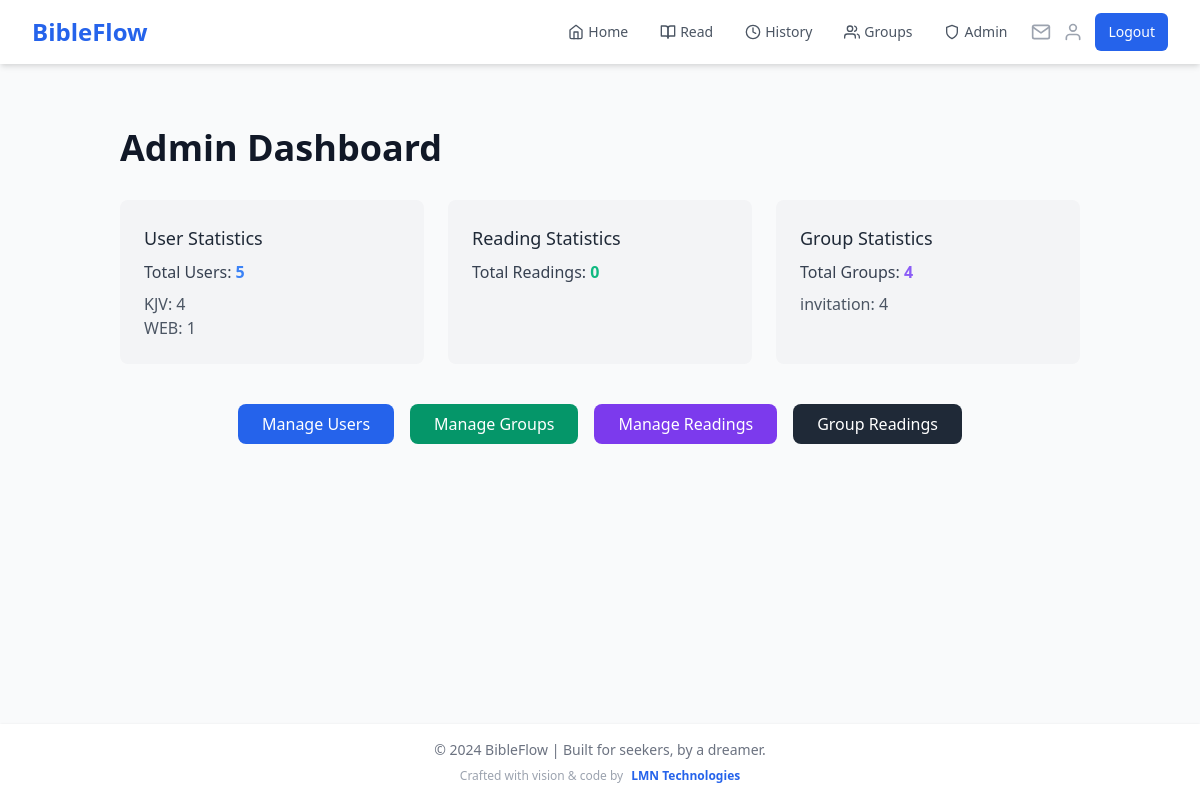
The page /admin (signed in) on the database its author committed.
### app.py (models this page shows)
class User(UserMixin, db.Model):
    id = db.Column(db.Integer, primary_key=True)
    name = db.Column(db.String(100), nullable=False)
    email = db.Column(db.String(120), unique=True, nullable=False, index=True)
    password_hash = db.Column(db.String(200), nullable=False)
    streak = db.Column(db.Integer, default=0)
    last_read_date = db.Column(db.DateTime, index=True)
    readings = db.relationship('Reading', backref='user', lazy='dynamic')
    preferred_version = db.Column(db.String(10), default='KJV')
    created_groups = db.relationship('ReadingGroup', backref='creator', lazy='dynamic')
    group_memberships = db.relationship('GroupMember', backref='user', lazy='dynamic')

class ReadingGroup(db.Model):
    id = db.Column(db.Integer, primary_key=True)
    name = db.Column(db.String(100), nullable=False)
    description = db.Column(db.Text)
    created_at = db.Column(db.DateTime, default=datetime.utcnow)
    book = db.Column(db.String(50), nullable=False)
    current_chapter = db.Column(db.Integer, default=1)
    target_completion_date = db.Column(db.DateTime)
    creator_id = db.Column(db.Integer, db.ForeignKey('user.id'), nullable=False)
    visibility = db.Column(db.String(20), default='public')
    access_code = db.Column(db.String(20))
    members = db.relationship('GroupMember', backref='reading_group', lazy='joined')
    readings = db.relationship('GroupReading', backref='reading_group', lazy='dynamic')
    invitations = db.relationship('GroupInvitation', backref='reading_group', lazy='dynamic')

### app.py (the view)
@app.route('/admin')
@login_required
@admin_required
def admin_dashboard():
    total_users = User.query.count()
    users_by_version = db.session.query(
        User.preferred_version,
        func.count(User.id)
    ).group_by(User.preferred_version).all()
    total_readings = Reading.query.count()
    readings_by_version = db.session.query(
        Reading.bible_version,
        func.count(Reading.id)
    ).group_by(Reading.bible_version).all()
    total_groups = ReadingGroup.query.count()
    groups_by_visibility = db.session.query(
        ReadingGroup.visibility,
        func.count(ReadingGroup.id)
    ).group_by(ReadingGroup.visibility).all()
    return render_template('admin/admin_dashboard.html',
                           total_users=total_users,
                           users_by_version=users_by_version,
                           total_readings=total_readings,
                           readings_by_version=readings_by_version,
                           total_groups=total_groups,
                           groups_by_visibility=groups_by_visibility)

### app.py (called while the page is built)
@login_manager.user_loader
def load_user(user_id):
    if 'user_id' in session:
        return User.query.get(int(session['user_id']))
    return None

@app.context_processor
def inject_user_name():
    if current_user.is_authenticated:
        return dict(user_name=current_user.name)
    return dict(user_name='Guest')

@app.context_processor
def inject_invitation_count():
    if current_user.is_authenticated:
        invitation_count = GroupInvitation.query.filter(
            GroupInvitation.email == current_user.email,
            GroupInvitation.used == False,
            GroupInvitation.expires_at > datetime.utcnow()
        ).count()
        return dict(invitation_count=invitation_count)
    return dict(invitation_count=0)

def admin_required(f):
    @wraps(f)
    def decorated_function(*args, **kwargs):
        if not current_user.is_authenticated or current_user.email.lower() != 'mukuhalevi@gmail.com'.lower():
            flash('You do not have permission to access the admin panel.')
            return redirect(url_for('home'))
        return f(*args, **kwargs)
    return decorated_function

### templates/admin/admin_dashboard.html (shortened to what this page needs)
{% extends "base.html" %}
{% block content %}
<div class="container mx-auto p-8">
    <h1 class="text-4xl font-semibold mb-8 text-gray-900">Admin Dashboard</h1>
    <div class="grid grid-cols-1 md:grid-cols-3 gap-6">
        <div class="bg-gray-100 rounded-lg p-6">
            <h2 class="text-lg font-medium text-gray-800">User Statistics</h2>
            <p class="text-gray-700 mt-2">Total Users: <span class="text-blue-500 font-semibold">{{ total_users }}</span></p>
            <ul class="mt-2 text-gray-600">
                {% for version, count in users_by_version %}
                    <li>{{ version }}: <span class="font-medium">{{ count }}</span></li>
                {% endfor %}
            </ul>
        </div>
        <div class="bg-gray-100 rounded-lg p-6">
            <h2 class="text-lg font-medium text-gray-800">Reading Statistics</h2>
            <p class="text-gray-700 mt-2">Total Readings: <span class="text-green-500 font-semibold">{{ total_readings }}</span></p>
        </div>
        <div class="bg-gray-100 rounded-lg p-6">
            <h2 class="text-lg font-medium text-gray-800">Group Statistics</h2>
            <p class="text-gray-700 mt-2">Total Groups: <span class="text-purple-500 font-semibold">{{ total_groups }}</span></p>
            <ul class="mt-2 text-gray-600">
                {% for visibility, count in groups_by_visibility %}
                    <li>{{ visibility }}: <span class="font-medium">{{ count }}</span></li>
                {% endfor %}
            </ul>
        </div>
    </div>
    <div class="mt-10 flex flex-wrap justify-center gap-4">
        <a href="{{ url_for('admin_users') }}" class="px-6 py-2 text-white bg-blue-600 rounded-lg hover:bg-blue-700">Manage Users</a>
        <a href="{{ url_for('admin_groups') }}" class="px-6 py-2 text-white bg-green-600 rounded-lg hover:bg-green-700">Manage Groups</a>
        <a href="{{ url_for('admin_readings') }}" class="px-6 py-2 text-white bg-purple-600 rounded-lg hover:bg-purple-700">Manage Readings</a>
        <a href="{{ url_for('admin_group_readings') }}" class="px-6 py-2 text-white bg-gray-800 rounded-lg hover:bg-gray-900">Group Readings</a>
    </div>
</div>
{% endblock %}

### rows shown on the page
User: preferred_version "KJV", id "4"
User: preferred_version "WEB", id "1"
ReadingGroup: visibility "invitation", id "4"

### other values the page prints
{{ total_users }} "5"
{{ total_readings }} "0"
{{ total_groups }} "4"
